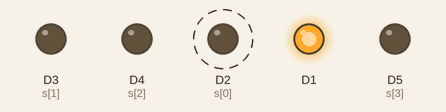
This sketch was run on a simulated ESP8266 (NodeMCU). On the bench: output pins drawn as LEDs (lit = HIGH). Dashed ring = blinking.

Above: at 0.2 s.
Timing chart, 0 to 3.0 s (numbered marks = the images above):
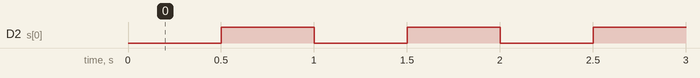

The sketch:

teste_multiplexador.ino
```cpp
int s[] = {D2, D3, D4, D5};
void pins (int);

void setup()
{
  for (int i = 0; i<4; i++) {
    pinMode(s[i], OUTPUT);
  }
  pinMode(D1, OUTPUT);
  pins(0);
  digitalWrite(D1, HIGH);
}

void loop() {
  delay(500);
  pins(1);
  delay(500);
  pins(0);
}

void pins (int x) {
  x = (x > 15 || x<0) ? 0 : x;
  for (int i = 0; i<4;i++) {
    digitalWrite(s[i], (x % 2));
    x = (x >> 1);
  }
}
```

Measured:
- by itself, D2 (s[0]): alternates HIGH for 0.50 s and LOW for 0.50 s
